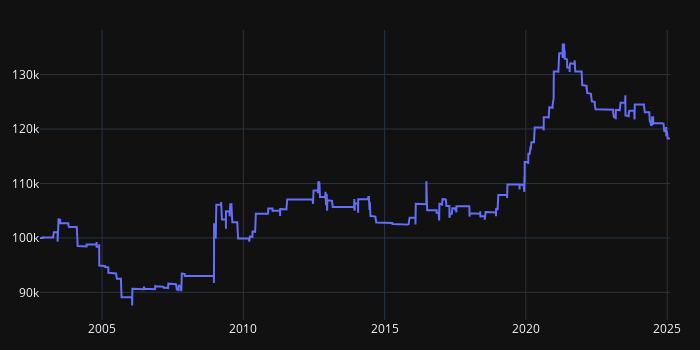

The notebook cell this image was saved under:
### Code cell
strat = Strategie(DATA,tickers,'240m')

strat.set_params_strategie(0.01,0,s_score_value,20,20,10,70,30)

strat.wfa("2Y","15Y")

# # portfolio = strat.backtest()


# s_score_ajuster = s_score_value['EURUSD']['adjusted_s_scores_vol']
# #seuil_out = np.round(np.arange(2, -1, -0.1), 1)
# #stop_loss = np.arange(0.005, 0.05, 0.002)
# rsi_period = np.arange(10, 30, 1)
# bb_period = np.arange(10, 30, 1)
# # # overbuy = np.arange(70, 90, 1)
# # # oversell = np.arange(30, 10, -1)

# strat.optimize(s_score_ajuster,DATA['EURUSD']['close'],2,2,rsi_period,bb_period,0,0)

### Figure 1 — Plotly figure (JSON) as saved in the notebook; plotly's stock layout.template omitted (floating-point values rounded to 4 significant figures; data arrays with more than 128 entries replaced by an {"elided": "..."} marker saying what was removed)
{"data": [{"name": "close", "showlegend": true, "type": "scatter", "uid": "7ddbb4c5-b5c6-439e-a9c1-a4f6be3eba54", "x": {"elided": "36309 str values"}, "y": {"elided": "36309 float values"}}], "layout": {"height": 350, "legend": {"orientation": "h", "traceorder": "normal", "x": 1, "xanchor": "right", "y": 1.02, "yanchor": "bottom"}, "margin": {"b": 30, "l": 30, "r": 30, "t": 30}, "showlegend": false, "width": 700}}
